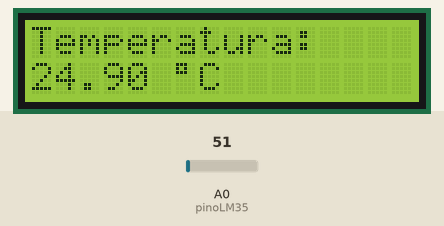
The sketch below on a simulated Arduino Uno, built with avr-gcc and run on an emulated ATmega328P. On the bench: 16×2 character LCD. Inputs (shaded band) come from the test bench; at power-on: A0 (pinoLM35) = 51.

Above: at 3.2 s.
3.3 s: A0 (pinoLM35) set to 22
At 5.2 s:
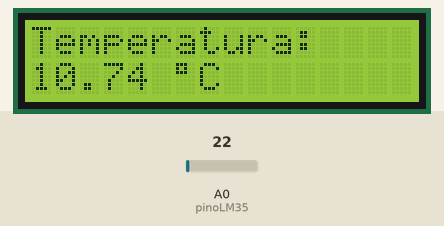
5.5 s: A0 (pinoLM35) set to 18
At 7.2 s:
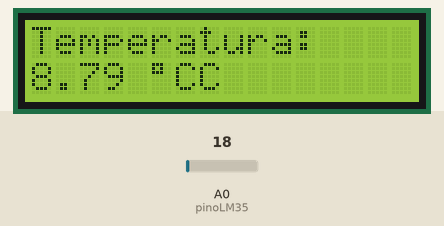
7.5 s: A0 (pinoLM35) set to 30
At 9.0 s:
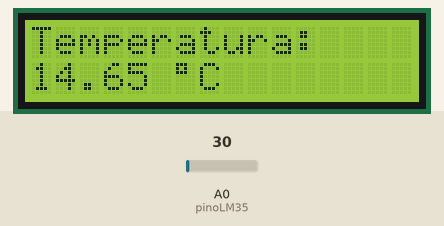
Timing chart, 0 to 10.5 s (numbered marks = the images above; inputs shaded):
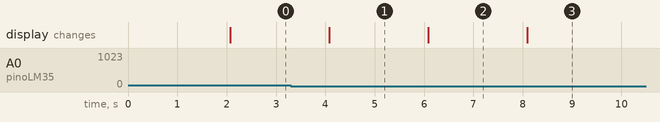

Measured:
- the behaviour switches between 21 and 20 on A0 (pinoLM35) (found by bisection; images 1 and 2)
- after the input at 3.3 s, the display: changes after 0.78 s (image 1)
- after the input at 5.5 s, the display: changes after 0.58 s (image 2)
- after the input at 7.5 s, the display: changes after 0.59 s (image 3)

The sketch:

monitor_temperatura.ino
```cpp
#include <LiquidCrystal.h>

// Pinos do LCD: RS, E, D4, D5, D6, D7
LiquidCrystal lcd(12, 11, 5, 4, 3, 2);

// Pino do sensor de temperatura LM35
const int pinoLM35 = A0;

void setup() {
  lcd.begin(16, 2); // Inicia LCD 16x2
  lcd.print("Monitor Temp");
  delay(2000);
  lcd.clear();
}

void loop() {
  int leitura = analogRead(pinoLM35);

  // Conversão para Celsius (LM35 = 10mV/°C, resolução ADC = 5V/1024 = ~4.88mV)
  float temperaturaC = (leitura * 5.0 * 100.0) / 1024.0;

  lcd.setCursor(0, 0);
  lcd.print("Temperatura:");

  lcd.setCursor(0, 1);
  lcd.print(temperaturaC);
  lcd.print(" ");
  lcd.write(byte(223)); // símbolo de grau
  lcd.print("C");

  delay(1000); // Atualiza a cada 1 segundo
}
```
